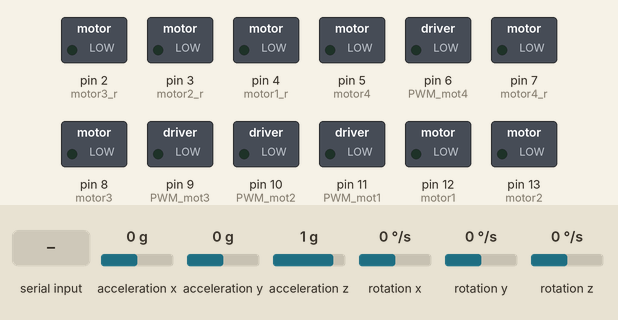
Bench run of a sketch on a simulated Arduino Uno, built with avr-gcc and run on an emulated ATmega328P. Parts: switched loads named in the sketch (green lamp = pin HIGH). Inputs (shaded band) come from the test bench; at power-on: acceleration x 0 g, acceleration y 0 g, acceleration z 1 g, rotation x 0 °/s, rotation y 0 °/s, rotation z 0 °/s.

Above: at 1.7 s.
1.8 s: "1" received over Serial
At 3.0 s:
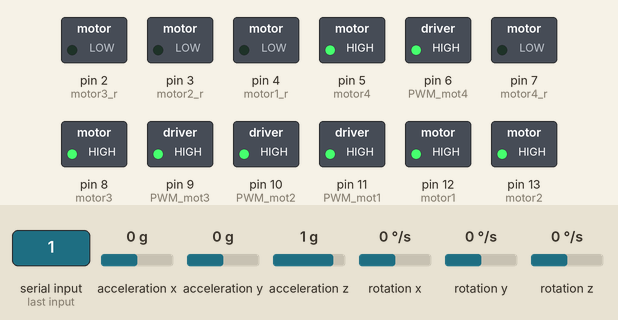
3.3 s: "0" received over Serial
At 4.2 s:
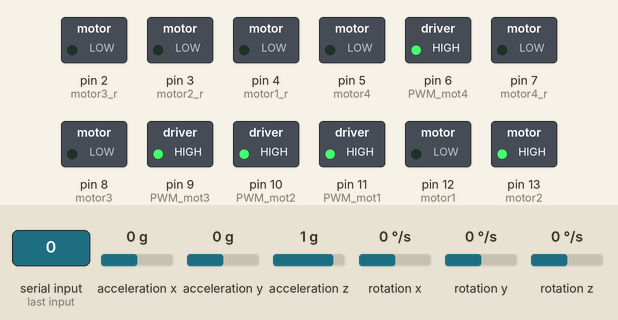
4.8 s: "2" received over Serial
At 5.2 s:
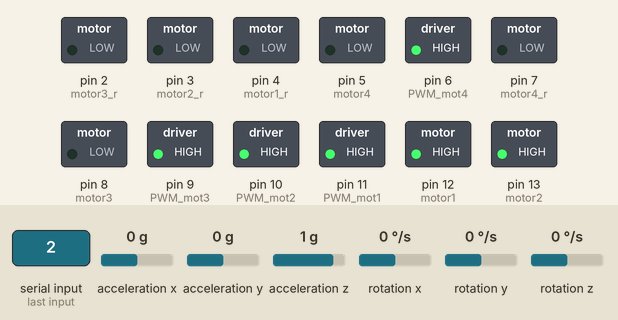
Timing chart, 0 to 7.8 s (numbered marks = the images above; inputs shaded):
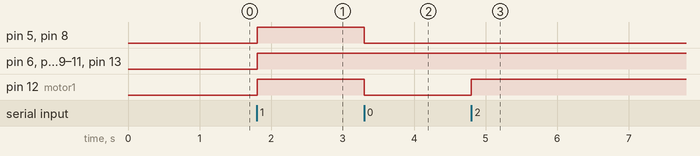

Measured:
- after the input at 1.8 s, pin 5 (motor4), pin 6 (PWM_mot4), pin 8 (motor3), pin 9 (PWM_mot3), pin 10 (PWM_mot2), pin 11 (PWM_mot1), pin 12 (motor1), pin 13 (motor2): LOW → HIGH at once
- after the input at 3.3 s, pin 5 (motor4), pin 8 (motor3), pin 12 (motor1): HIGH → LOW at once
- after the input at 4.8 s, pin 12 (motor1): LOW → HIGH at once

The sketch:

main.ino
```cpp
//ジャイロも実装した完成バージョン

#include "I2Cdev.h"
#include "MPU6050_6Axis_MotionApps20.h"
#include "Wire.h"

// 0と1は使用不可
const int motor1 = 12; // red
const int motor2 = 13;
const int motor3 = 8;
const int motor4 = 5; //~
const int motor1_r = 4;  // yellow
const int motor2_r = 3; //~
const int motor3_r = 2;
const int motor4_r = 7;
const int PWM_mot1 = 11; // green (~)
const int PWM_mot2 = 10; //~
const int PWM_mot3 = 9; //~
const int PWM_mot4 = 6; //~

MPU6050 mpu;

bool dmpReady = false;
uint8_t mpuIntStatus;
uint8_t devStatus;
uint16_t packetSize;
uint16_t fifoCount;
uint8_t fifoBuffer[64];

Quaternion q;
VectorFloat gravity;
float ypr[3];

volatile bool mpuInterrupt = false;

void dmpDataReady() {
  mpuInterrupt = true;
}

void setup() {

  Wire.begin();
  Wire.setClock(400000);

  mpu.initialize();
  while(!mpu.testConnection() ){
  }

  devStatus = mpu.dmpInitialize();

  if (devStatus == 0) {
    mpu.setDMPEnabled(true);
    mpuIntStatus = mpu.getIntStatus();
    dmpReady = true;
    packetSize = mpu.dmpGetFIFOPacketSize();
  }

  // preparation for variables
  pinMode(motor1, OUTPUT);
  pinMode(motor2, OUTPUT); // for testing
  pinMode(motor3, OUTPUT);
  pinMode(motor4, OUTPUT);
  pinMode(motor1_r, OUTPUT);
  pinMode(motor2_r, OUTPUT);
  pinMode(motor3_r, OUTPUT);
  pinMode(motor4_r, OUTPUT);

  //define the speed of digital communication (bps)
  Serial.begin(9600);
}

void loop() {
  // arduino repeats this part permanently

    mpuIntStatus = mpu.getIntStatus();
    fifoCount = mpu.getFIFOCount();

    if ((mpuIntStatus & 0x10) || fifoCount == 1024) {
      mpu.resetFIFO();
    } else if (mpuIntStatus & 0x02) {
      while (fifoCount < packetSize){
        fifoCount = mpu.getFIFOCount();
      }

    mpu.getFIFOBytes(fifoBuffer, packetSize);
    fifoCount -= packetSize;

    mpu.dmpGetQuaternion(&q, fifoBuffer);
    mpu.dmpGetGravity(&gravity, &q);
    mpu.dmpGetYawPitchRoll(ypr, &q, &gravity);

    float pitch = ypr[1] * 180/M_PI;
    float roll = ypr[2] * 180/M_PI;

    if( 40 < roll && roll < 140 ){
      if( 40 < pitch && pitch < 140 ){  //2 & 3
        digitalWrite(motor1,LOW);
        digitalWrite(motor1_r,LOW);
        digitalWrite(motor2,HIGH);
        digitalWrite(motor2_r,LOW);
        digitalWrite(motor3,HIGH);
        digitalWrite(motor3_r,LOW);
        digitalWrite(motor4,LOW);
        digitalWrite(motor4_r,LOW);
        //analogWrite(PWM_mot1, 255);
        analogWrite(PWM_mot2, 255);
        analogWrite(PWM_mot3, 255);
        //analogWrite(PWM_mot4, 255);
        delay(1000);

      }
      else if( -140 < pitch && pitch < -40 ){  //2 & 1
        digitalWrite(motor1,HIGH);
        digitalWrite(motor1_r,LOW);
        digitalWrite(motor2,HIGH);
        digitalWrite(motor2_r,LOW);
        digitalWrite(motor3,LOW);
        digitalWrite(motor3_r,LOW);
        digitalWrite(motor4,LOW);
        digitalWrite(motor4_r,LOW);
        analogWrite(PWM_mot1, 255);
        analogWrite(PWM_mot2, 255);
        //analogWrite(PWM_mot3, 255);
        //analogWrite(PWM_mot4, 255);
        delay(1000);
      }
    }
    else if( -140 < roll && roll < -40 ){
      if( 40 < pitch && pitch < 140 ){  //4 & 3
        digitalWrite(motor1,LOW);
        digitalWrite(motor1_r,LOW);
        digitalWrite(motor2,LOW);
        digitalWrite(motor2_r,LOW);
        digitalWrite(motor3,HIGH);
        digitalWrite(motor3_r,LOW);
        digitalWrite(motor4,HIGH);
        digitalWrite(motor4_r,LOW);
        //analogWrite(PWM_mot1, 255);
        //analogWrite(PWM_mot2, 255);
        analogWrite(PWM_mot3, 255);
        analogWrite(PWM_mot4, 255);
        delay(1000);
      }
      else if( -140 < pitch && pitch < -40 ){  //4 & 1
        digitalWrite(motor1,HIGH);
        digitalWrite(motor1_r,LOW);
        digitalWrite(motor2,LOW);
        digitalWrite(motor2_r,LOW);
        digitalWrite(motor3,LOW);
        digitalWrite(motor3_r,LOW);
        digitalWrite(motor4,HIGH);
        digitalWrite(motor4_r,LOW);
        analogWrite(PWM_mot1, 255);
        //analogWrite(PWM_mot2, 255);
        //analogWrite(PWM_mot3, 255);
        analogWrite(PWM_mot4, 255);
        delay(1000);
      }
    }
    else {
      byte var = Serial.read();
      var = var - 0x30;

      switch (var) {
        case 0: //only 2 for working
          digitalWrite(motor1,LOW);
          digitalWrite(motor1_r,LOW);
          digitalWrite(motor2,HIGH); //!
          digitalWrite(motor2_r,LOW);
          digitalWrite(motor3,LOW);
          digitalWrite(motor3_r,LOW);
          digitalWrite(motor4,LOW);
          digitalWrite(motor4_r,LOW);
          analogWrite(PWM_mot2, 255);
          delay(1000);
          break;

        case 1: //1,2,3,4 for working
          digitalWrite(motor1,HIGH);
          digitalWrite(motor1_r,LOW);
          digitalWrite(motor2,HIGH);
          digitalWrite(motor2_r,LOW);
          digitalWrite(motor3,HIGH);
          digitalWrite(motor3_r,LOW);
          digitalWrite(motor4,HIGH);
          digitalWrite(motor4_r,LOW);
          analogWrite(PWM_mot1, 255);
          analogWrite(PWM_mot2, 255);
          analogWrite(PWM_mot3, 255);
          analogWrite(PWM_mot4, 255);
          delay(1000);
          break;

        case 2: // only 1,2 for working
          digitalWrite(motor1,HIGH);
          digitalWrite(motor1_r,LOW);
          digitalWrite(motor2,HIGH);
          digitalWrite(motor2_r,LOW);
          digitalWrite(motor3,LOW);
          digitalWrite(motor3_r,LOW);
          digitalWrite(motor4,LOW);
          digitalWrite(motor4_r,LOW);
          analogWrite(PWM_mot1, 255);
          analogWrite(PWM_mot2, 255);
          delay(1000);
          break;

    //    case 3: //1,3,4 reverse
    //      digitalWrite(motor1_r,HIGH);
    //      digitalWrite(motor1,LOW);
    //      digitalWrite(motor2,LOW);
    //      digitalWrite(motor2_r,LOW);
    //      digitalWrite(motor3_r,HIGH);
    //      digitalWrite(motor3,LOW);
    //      digitalWrite(motor4_r,HIGH);
    //      digitalWrite(motor4,LOW);
    //      analogWrite(PWM_mot1, 255);
    //      analogWrite(PWM_mot2, 255);
    //      analogWrite(PWM_mot3, 255);
    //      analogWrite(PWM_mot4, 255);
    //      delay(1000);
    //      break;

        case 4: //only 2 3 for working
          digitalWrite(motor1,LOW);
          digitalWrite(motor1_r,LOW);
          digitalWrite(motor2,HIGH); //!
          digitalWrite(motor2_r,LOW);
          digitalWrite(motor3,HIGH);
          digitalWrite(motor3_r,LOW);
          digitalWrite(motor4,LOW);
          digitalWrite(motor4_r,LOW);
          analogWrite(PWM_mot3, 255);
          analogWrite(PWM_mot2, 255);
          delay(1000);
          break;

        }

      }
   }
}

// 2 3
// 1 4
// (Arduino)
```
